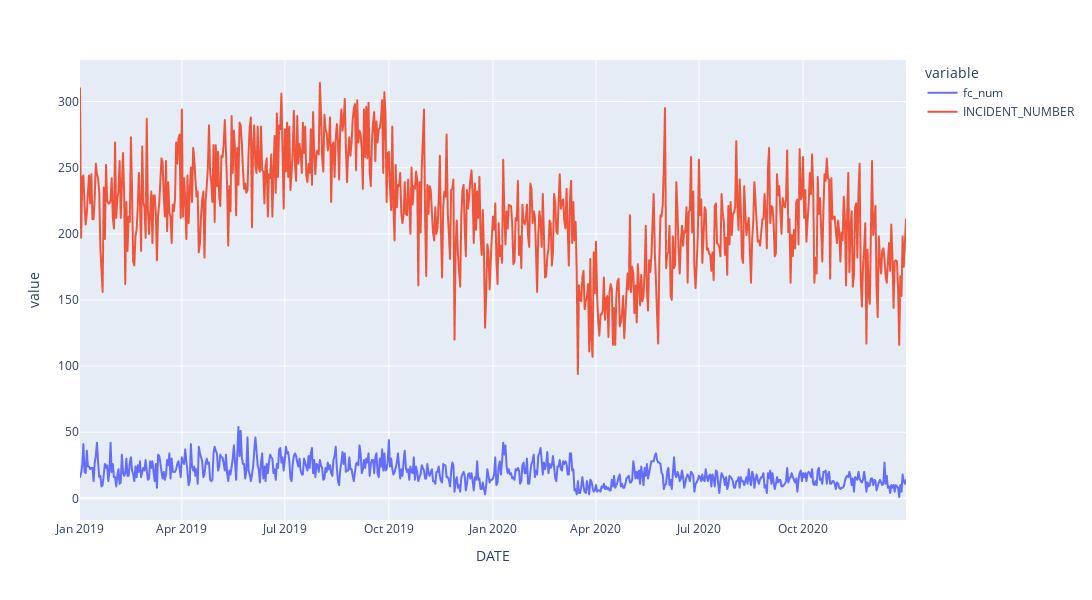

Notebook cell for this chart:
### Code cell
px.line(merged_ts_df,
       x = 'DATE' ,
       y = ['fc_num','INCIDENT_NUMBER'],
       height = 600,
       width = 1200)

### Figure 1 — Plotly figure (JSON) as saved in the notebook; plotly's stock layout.template omitted (floating-point values rounded to 4 significant figures; data arrays with more than 128 entries replaced by an {"elided": "..."} marker saying what was removed)
{"data": [{"hovertemplate": "variable=fc_num<br>DATE=%{x}<br>value=%{y}<extra></extra>", "legendgroup": "fc_num", "line": {"color": "#636efa", "dash": "solid"}, "marker": {"symbol": "circle"}, "mode": "lines", "name": "fc_num", "showlegend": true, "type": "scattergl", "x": {"elided": "731 str values"}, "xaxis": "x", "y": {"elided": "731 int values"}, "yaxis": "y"}, {"hovertemplate": "variable=INCIDENT_NUMBER<br>DATE=%{x}<br>value=%{y}<extra></extra>", "legendgroup": "INCIDENT_NUMBER", "line": {"color": "#EF553B", "dash": "solid"}, "marker": {"symbol": "circle"}, "mode": "lines", "name": "INCIDENT_NUMBER", "showlegend": true, "type": "scattergl", "x": {"elided": "731 str values"}, "xaxis": "x", "y": {"elided": "731 int values"}, "yaxis": "y"}], "layout": {"height": 600, "legend": {"title": {"text": "variable"}, "tracegroupgap": 0}, "margin": {"t": 60}, "width": 1200, "xaxis": {"anchor": "y", "autorange": true, "domain": [0, 1], "range": ["2019-01-01", "2020-12-31"], "title": {"text": "DATE"}, "type": "date"}, "yaxis": {"anchor": "x", "autorange": true, "domain": [0, 1], "range": [-16.39, 331.4], "title": {"text": "value"}, "type": "linear"}}}
